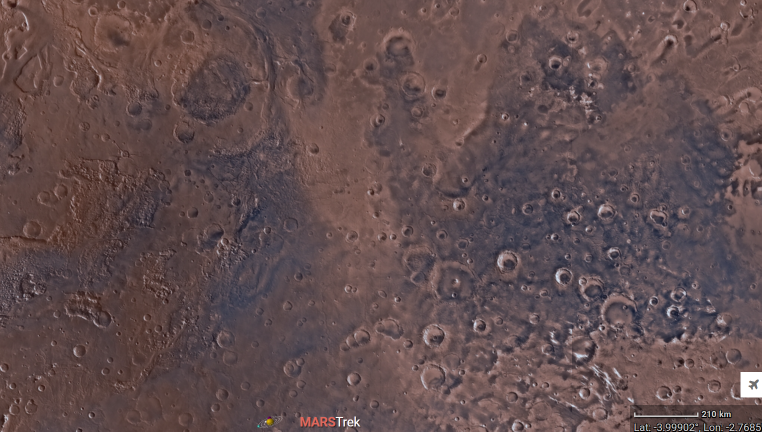
#> input picture terrain_map.png, 1523 x 863 px (shown at 1/2 size)
$ python main.py
#> lines starting #> are read from the running program, lines starting #| are printed output that depends on the picture; after the words box and inside, x2 and y2 are one past the last pixel; in counts of white or black regions, pixels touching at a corner belong together
### rover.py
# ai_rover_simulation/rover.py

import cv2
import numpy as np
import random
import math

class Rover:
    def __init__(self, x, y, angle, map_shape, terrain):
        self.x = x
        self.y = y
        self.angle = angle  # in degrees
        self.map_height, self.map_width = map_shape
        self.terrain = terrain
        self.radius = 10
        self.step_size = 5
        self.turn_angle = 20
        self.last_turn = 0

    def draw(self, frame):
        cv2.circle(frame, (int(self.x), int(self.y)), self.radius, (255, 0, 0), -1)
        dx = int(self.radius * np.cos(np.radians(self.angle)))
        dy = int(self.radius * np.sin(np.radians(self.angle)))
        cv2.line(frame, (int(self.x), int(self.y)),
                 (int(self.x + dx), int(self.y + dy)), (255, 255, 255), 2)

    def autonomous_move(self):
        # Check for obstacle in front
        front_x = int(self.x + 15 * np.cos(np.radians(self.angle)))
        front_y = int(self.y + 15 * np.sin(np.radians(self.angle)))

        if self._is_obstacle(front_x, front_y):
            # Turn randomly to avoid obstacle
            self.angle += random.choice([-1, 1]) * self.turn_angle
            self.angle %= 360
        else:
            self._move_forward()

    def _move_forward(self):
        new_x = self.x + self.step_size * np.cos(np.radians(self.angle))
        new_y = self.y + self.step_size * np.sin(np.radians(self.angle))

        # Stay within map bounds
        if 0 < new_x < self.map_width and 0 < new_y < self.map_height:
            if not self._is_obstacle(int(new_x), int(new_y)):
                self.x = new_x
                self.y = new_y
            else:
                self.angle += random.choice([-1, 1]) * self.turn_angle

    def _is_obstacle(self, x, y):
        # Assume dark areas (low intensity) are obstacles
        if 0 <= x < self.map_width and 0 <= y < self.map_height:
            pixel = self.terrain[int(y), int(x)]
            if np.mean(pixel) < 50:  # very dark = obstacle
                return True
        return False

### vision.py
# ai_rover_simulation/vision.py

import cv2
import numpy as np

def detect_features(frame, rover_x, rover_y):
    detections = []

    # Define regions of interest (ROI) near the rover
    roi_size = 60
    x1, y1 = int(rover_x - roi_size), int(rover_y - roi_size)
    x2, y2 = int(rover_x + roi_size), int(rover_y + roi_size)

    roi = frame[max(0, y1):min(y2, frame.shape[0]), max(0, x1):min(x2, frame.shape[1])]

    # Convert to HSV for better color segmentation
    hsv = cv2.cvtColor(roi, cv2.COLOR_BGR2HSV)

    # Define masks for different features (example values)
    masks = {
        'rock': cv2.inRange(hsv, (5, 50, 50), (15, 255, 255)),         # Orange/Brown
        'ice': cv2.inRange(hsv, (90, 20, 180), (130, 255, 255)),       # Light Blue
        'crater': cv2.inRange(hsv, (0, 0, 0), (180, 255, 40)),         # Very dark
    }

    for label, mask in masks.items():
        contours, _ = cv2.findContours(mask, cv2.RETR_EXTERNAL, cv2.CHAIN_APPROX_SIMPLE)
        for cnt in contours:
            if cv2.contourArea(cnt) > 30:
                M = cv2.moments(cnt)
                if M['m00'] == 0:
                    continue
                cx = int(M['m10'] / M['m00']) + max(0, x1)
                cy = int(M['m01'] / M['m00']) + max(0, y1)
                detections.append((cx, cy, label))
                cv2.drawContours(frame, [cnt + [max(0, x1), max(0, y1)]], -1, (0, 255, 0), 1)

    return detections

### main.py
import cv2
import numpy as np
from rover import Rover
from vision import detect_features

img = cv2.imread("terrain_map.png")
#> img is the input picture: shape (863, 1523, 3); mean B, G, R 79.1, 78, 98.1
terrain = cv2.resize(img, (600, 600))
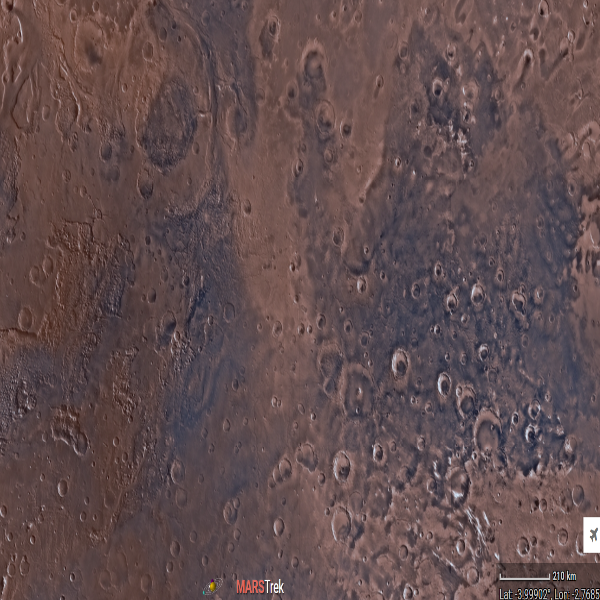
#> terrain: shape (600, 600, 3); mean B, G, R 78.9, 77.8, 97.9

terrain = cv2.convertScaleAbs(terrain, alpha=1.2, beta=-30)
map_height, map_width, _ = terrain.shape
#> map_height = 600; map_width = 600
rover = Rover(x=50, y=50, angle=0, map_shape=(map_height, map_width), terrain=terrain)

while True:
    frame = terrain.copy()

    # Move and draw rover
    rover.autonomous_move()
#> in _is_obstacle, `pixel = self.terrain[int(y), int(x)]`: pixel = [60, 72, 116]
    rover.draw(frame)
#> in draw, `cv2.circle(frame, (int(self.x), int(self.y)), self.radius, (255, 0, 0)..`:
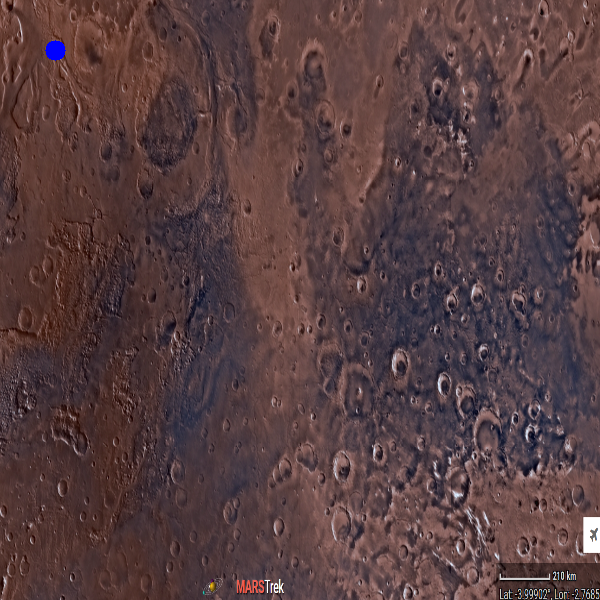
#> frame: shape (600, 600, 3); mean B, G, R 64.9, 63.3, 87.4
#> in draw, `cv2.line(frame, (int(self.x), int(self.y)), (int(self.x + dx), int(sel..`: frame: shape (600, 600, 3); 0.01% of pixels changed, all inside (x1, y1, x2, y2) = (54, 49, 67, 52)

    # Detect features
    detected = detect_features(frame, rover.x, rover.y)
#> in detect_features, `roi = frame[max(0, y1):min(y2, frame.shape[0]), max(0, x1):min(x2, fra..`:
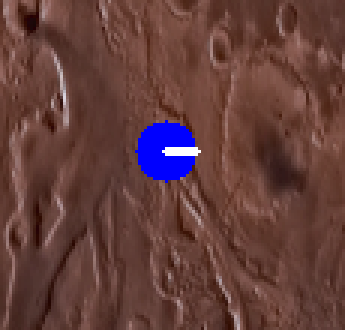
#> roi: shape (110, 115, 3) (shown 3 times larger); mean B, G, R 59.9, 63.1, 99.6
#> in detect_features, `hsv = cv2.cvtColor(roi, cv2.COLOR_BGR2HSV)`: hsv: shape (110, 115, 3); mean H, S, V 9, 122.7, 105.3
#> the loop in detect_features, `for label, mask in masks.items():` made 3 passes
#> label on passes 1 to 2: 'rock', 'ice'
#> (label, contours) on pass 3: ('crater', 4 contours, all with area under 20)
#> after the loop in detect_features, `for label, mask in masks.items():`:
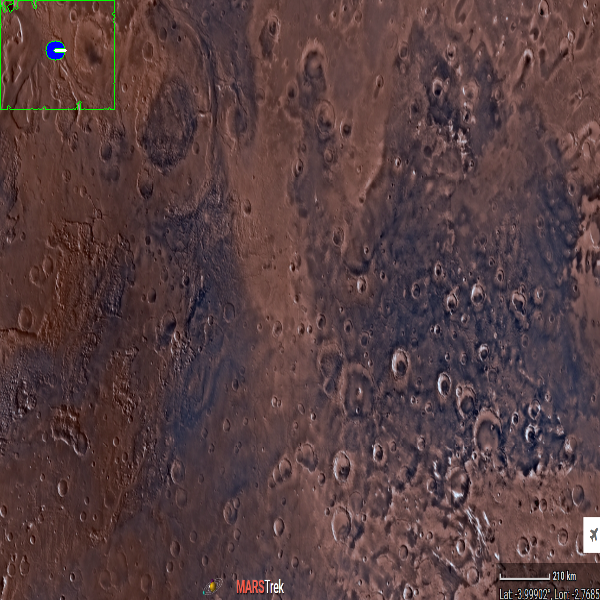
#> frame: shape (600, 600, 3); mean B, G, R 64.8, 63.7, 87.3
#> after the loop in detect_features, `for label, mask in masks.items():`: detections = [(57, 54, 'rock'), (54, 50, 'ice')]
#> detected = [(57, 54, 'rock'), (54, 50, 'ice')]
    for (cx, cy, label) in detected:
        cv2.putText(frame, label, (cx, cy), cv2.FONT_HERSHEY_SIMPLEX, 0.4, (0, 255, 0), 1)
#> this loop made 2 passes
#> frame: shape (600, 600, 3); 0.02% of pixels changed, all inside (x1, y1, x2, y2) = (55, 42, 84, 55)

    # Display
    cv2.imshow("AI Rover Simulation", frame)
    key = cv2.waitKey(50)
#> (key q is pressed here)

    if key == ord('q'):
        break

cv2.destroyAllWindows()
